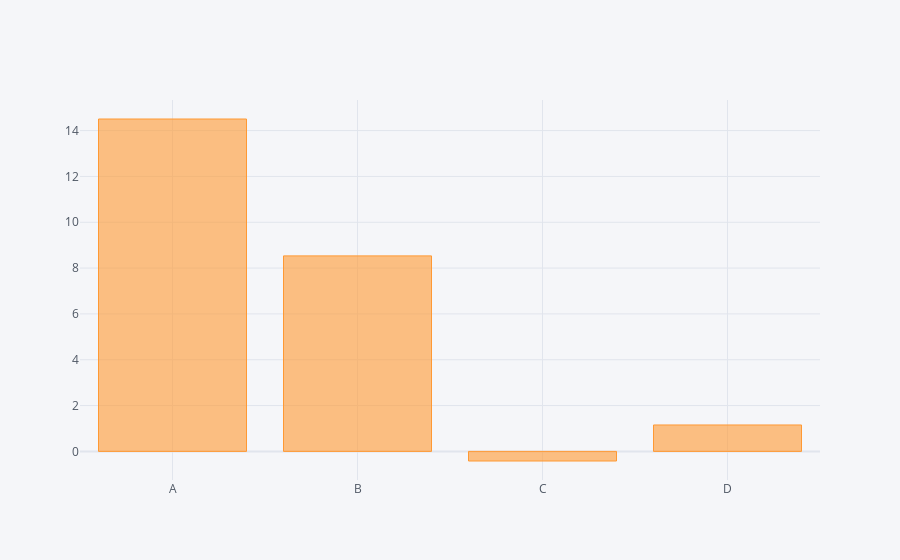

Notebook source saved alongside this figure:
### Code cell
df.sum().iplot(kind='bar')

### Figure 1 — Plotly figure (JSON) as saved in the notebook; plotly's stock layout.template omitted (floating-point values rounded to 4 significant figures)
{"data": [{"marker": {"color": "rgba(255, 153, 51, 0.6)", "line": {"color": "rgba(255, 153, 51, 1.0)", "width": 1}}, "name": "None", "orientation": "v", "text": "", "type": "bar", "x": ["A", "B", "C", "D"], "y": [14.51, 8.533, -0.4193, 1.153]}], "layout": {"legend": {"bgcolor": "#F5F6F9", "font": {"color": "#4D5663"}}, "paper_bgcolor": "#F5F6F9", "plot_bgcolor": "#F5F6F9", "title": {"font": {"color": "#4D5663"}}, "xaxis": {"gridcolor": "#E1E5ED", "showgrid": true, "tickfont": {"color": "#4D5663"}, "title": {"font": {"color": "#4D5663"}, "text": ""}, "zerolinecolor": "#E1E5ED"}, "yaxis": {"gridcolor": "#E1E5ED", "showgrid": true, "tickfont": {"color": "#4D5663"}, "title": {"font": {"color": "#4D5663"}, "text": ""}, "zerolinecolor": "#E1E5ED"}}}
